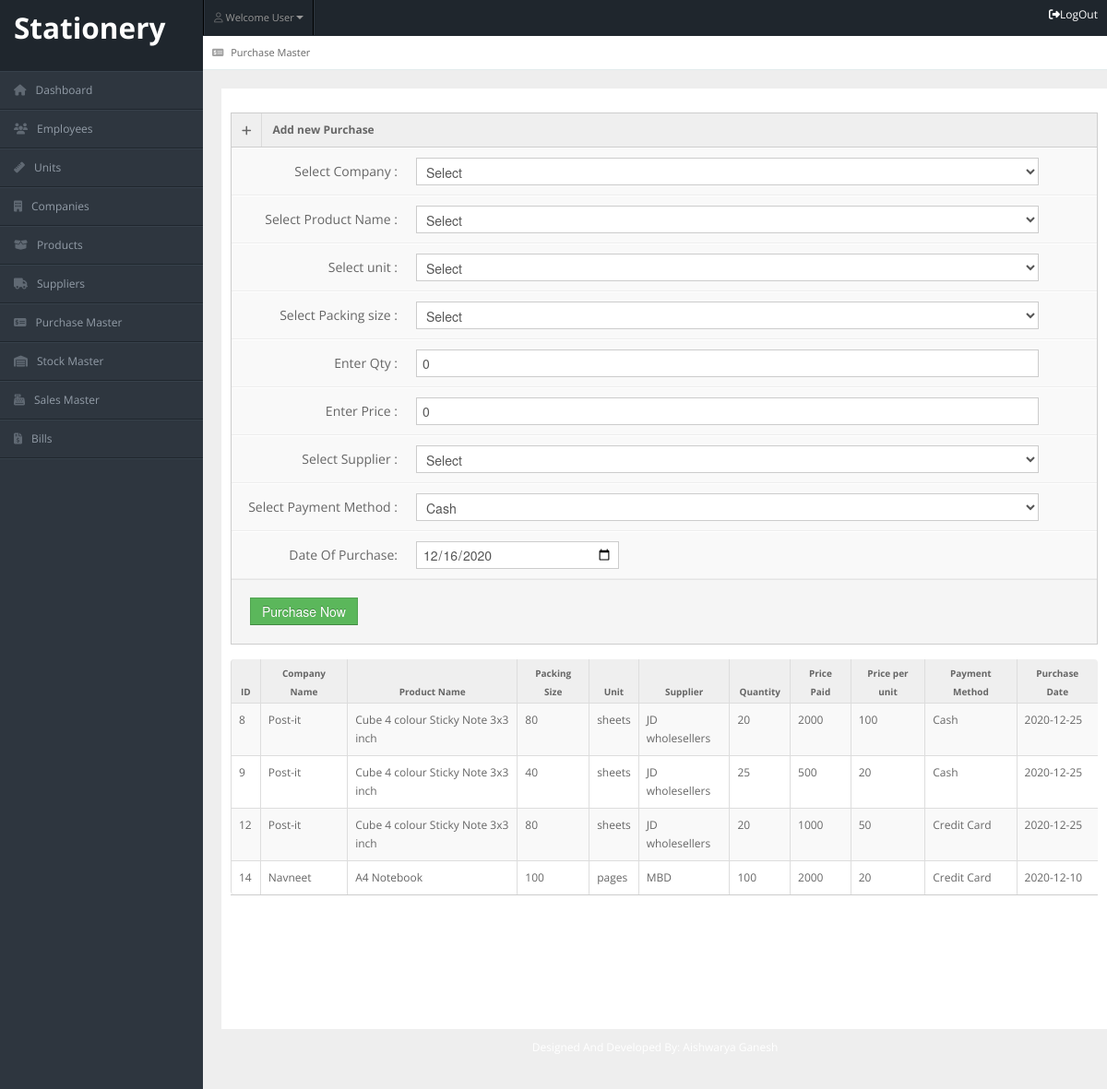
Before: /Stationery_IMS/admin/purchase_master.php with the older database file.
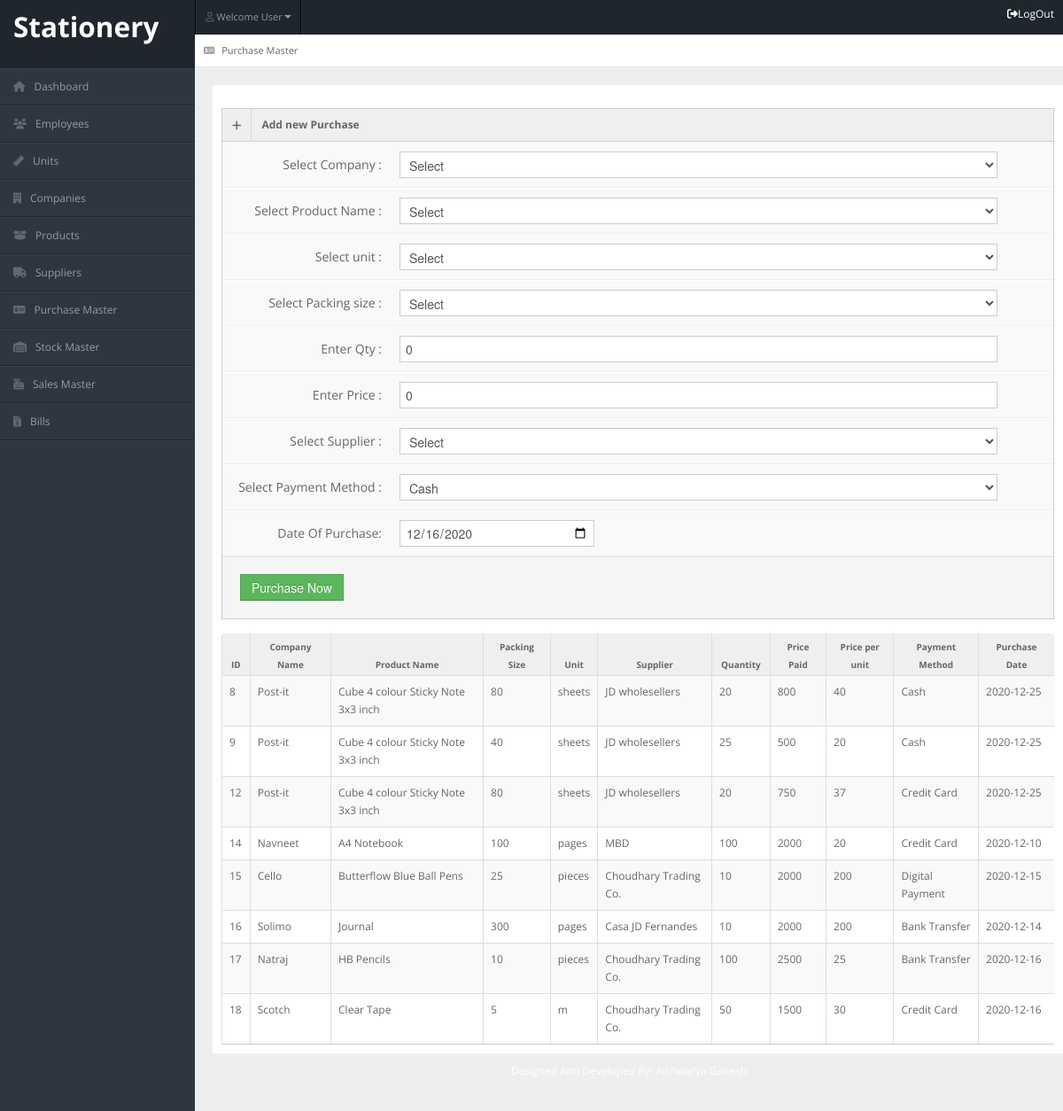
After: the same page with the newer database file.
### tables this page shows
CREATE TABLE `purchase_master` (
  `id` int(5) NOT NULL,
  `company_name` varchar(100) NOT NULL,
  `product_name` varchar(100) NOT NULL,
  `unit` varchar(50) NOT NULL,
  `packing_size` varchar(20) NOT NULL,
  `quantity` int(10) NOT NULL,
  `price` decimal(10,0) NOT NULL,
  `supplier` varchar(100) NOT NULL,
  `payment_method` varchar(100) NOT NULL,
  `date_of_purchase` date NOT NULL
);

### Stationery_IMS/admin/purchase_master.php (the view, shortened to what this page needs)
<?php
include "header.php";
include "../employee/connection.php";
 ?>
<div id="content">
    <div id="content-header">
        <div id="breadcrumb"><a href="#" title="Current page" class="tip-bottom"><i class="fas fa-money-check-alt"></i>
          Purchase Master</a></div>
    </div>
    <div class="container-fluid">
        <div class="row-fluid" style="background-color: white; min-height: 1000px; padding:10px;">
          <div class="span12">
            <div class="widget-box">
              <div class="widget-title"> <span class="icon"> <i class="fas fa-plus"></i> </span>
                <h5>Add new Purchase</h5>
              </div>
              <div class="widget-content nopadding">
                <form name = "AddProduct" action="" method="post" class="form-horizontal">
                  <div class="control-group">
                    <label class="control-label">Select Company :</label>
                    <div class="controls">
                      <select class="span11"  name = "companyname" id = "companyname" onchange="select_company(this.value)">
                        <option>Select</option>
                      </select>
                    </div>
                  </div>
                  <div class="control-group">
                    <label class="control-label">Select Product Name :</label>
                    <div class="controls" id="productname_div">
                      <select class ="span11">
                        <option>Select</option>
                      </select>
                    </div>
                  </div>
                  <div class="control-group">
                    <label class="control-label">Select unit :</label>
                    <div class="controls" id="unit_div">
                      <select class="span11">
                        <option>Select</option>
                      </select>
                    </div>
                  </div>
                  <div class="control-group">
                    <label class="control-label">Select Packing size :</label>
                    <div class="controls" id="packingsize_div">
                      <select class="span11" >
                        <option>Select</option>
                      </select>
                    </div>
                  </div>
                  <div class="control-group">
                    <label class="control-label">Enter Qty :</label>
                    <div class="controls">
                      <input type="text" name ="qty" value ="0" class = "span11">
                    </div>
                  </div>
                  <div class="control-group">
                    <label class="control-label">Enter Price :</label>
                    <div class="controls">
                      <input type="text" name ="price" value ="0" class = "span11">
                    </div>
                  </div>
                  <div class="control-group">
                    <label class="control-label">Select Supplier :</label>
                    <div class="controls">
                      <select class="span11" name="supplier">
                        <option>Select</option>
                      </select>
                    </div>
                  </div>
                  <div class="control-group">
                    <label class="control-label">Select Payment Method :</label>
                    <div class="controls">
                      <select class="span11" name="payment_method">
                        <option>Cash</option>
                      </select>
                    </div>
                  </div>
                  <div class="control-group">
                    <label class="control-label">Date Of Purchase:</label>
                    <div class="controls">
                      <input type="date" id="date_of_purchase" name="date_of_purchase" placeholder="YYYY-MM-DD" value="<?php echo date("Y-m-d") ?>" min="2018-01-01" max="<?php echo date("Y-m-d") ?>">
                    </div>
                  </div>
                  <div class="form-actions">
                    <button type="submit" name = "submitPurchase" class="btn btn-success">Purchase Now</button>
                  </div>
                </form>
              </div>
            </div>
            <div class="widget-content nopadding">
              <table class="table table-bordered table-striped">
                <thead>
                  <tr>
                    <th>ID</th>
                    <th>Company Name</th>
                    <th>Product Name</th>
                    <th>Packing Size</th>
                    <th>Unit</th>
                    <th>Supplier</th>
                    <th>Quantity</th>
                    <th>Price Paid</th>
                    <th>Price per unit</th>
                    <th>Payment Method</th>
                    <th>Purchase Date</th>
                  </tr>
                </thead>
                <tbody>
                  <?php
                  $res = mysqli_query($link,"select * from purchase_master");
                  while($row=mysqli_fetch_array($res))
                  {
                      ?>
                      <tr>
                        <td><?php echo $row["id"] ?></td>
                        <td><?php echo $row["company_name"] ?></td>
                        <td><?php echo $row["product_name"] ?></td>
                        <td><?php echo $row["packing_size"] ?></td>
                        <td><?php echo $row["unit"] ?></td>
                          <td><?php echo $row["supplier"] ?></td>
                        <td><?php echo $row["quantity"] ?></td>
                        <td><?php echo $row["price"] ?></td>
                        <td><?php
                          $ppu = bcdiv($row["price"],$row["quantity"]);
                        echo $ppu; ?></td>
                        <td><?php echo $row["payment_method"] ?></td>
                        <td><?php echo $row["date_of_purchase"] ?></td>
                      </tr>
                      <?php
                  }
                   ?>
                </tbody>
              </table>
            </div>
        </div>
    </div>
</div>
<?php
include "footer.php";
 ?>

### Stationery_IMS/admin/header.php (shortened to what this page needs)
<!DOCTYPE html>
<html lang="en">
<head>
    <link rel="stylesheet" href="css/bootstrap.min.css"/>
    <link rel="stylesheet" href="css/bootstrap-responsive.min.css"/>
    <link rel="stylesheet" href="css/fullcalendar.css"/>
    <link rel="stylesheet" href="css/matrix-style.css"/>
    <link rel="stylesheet" href="css/matrix-media.css"/>
    <link rel="stylesheet" href="css/jquery.gritter.css"/>
</head>
<body>
<div id="header">
    <h2 style="color: white;position: absolute">
        <a href="dashboard.html" style="color:white; margin-left: 15px; margin-top: 40px">Stationery</a>
    </h2>
</div>
<div id="user-nav" class="navbar navbar-inverse">
    <ul class="nav">
        <li class="dropdown" id="profile-messages">
            <a title="" href="#" data-toggle="dropdown" data-target="#profile-messages" class="dropdown-toggle"><i
                    class="far fa-user"></i> <span class="text">Welcome User</span><b class="caret"></b></a>
        </li>
    </ul>
</div>
<div id="sidebar">
    <ul>
        <li>
            <a href="homepage.php"><i class="fas fa-home"></i><span>Dashboard</span></a>
        </li>
        <li>
            <a href="add_employee.php"><i class="fas fa-users"></i><span>Employees</span></a>
        </li>
        <li>
            <a href="add_unit.php"><i class="fas fa-ruler"></i><span>Units</span></a>
        </li>
        <li>
            <a href="add_company.php"><i class="fas fa-building"></i><span>Companies</span></a>
        </li>
        <li>
            <a href="add_product.php"><i class="fas fa-box-open"></i><span>Products</span></a>
        </li>
        <li>
            <a href="add_supplier.php"><i class="fas fa-truck"></i><span>Suppliers</span></a>
        </li>
        <li>
            <a href="purchase_master.php"><i class="fas fa-money-check-alt"></i><span>Purchase Master</span></a>
        </li>
        <li>
            <a href="stock_master.php"><i class="fas fa-warehouse"></i><span>Stock Master</span></a>
        </li>
        <li>
            <a href="sales_master.php"><i class="fas fa-cash-register"></i><span>Sales Master</span></a>
        </li>
        <li>
            <a href="view_bills.php"><i class="fas fa-file-invoice-dollar"></i><span>Bills</span>
        </li>
    </ul>
</div>
<div id="search">
        <a href="index.html" style="color:white"><i class="fas fa-sign-out-alt"></i><span>LogOut</span></a>
</div>

### Stationery_IMS/admin/footer.php (shortened to what this page needs)
<div class="row-fluid">
    <div id="footer" class="span12" style="color:white"> Designed And Developed By: Aishwarya Ganesh</div>
</div>
</body>
</html>

### Stationery_IMS/admin/css/matrix-media.css (style rules this page uses)
body { background:#2E363F; }
#header { background-color: #1f262d; margin-top:10px; }
#sidebar > ul { border-bottom: 1px solid #37414b }
#sidebar > ul > li { border-top: 1px solid #37414b; border-bottom: 1px solid #1f262d; }

Changed rows visible on the page:
changed purchase_master id 8: price "2000" → "800"; ppu "100" → "40"
changed purchase_master id 12: price "1000" → "750"; ppu "50" → "37"
added purchase_master: id "15", company_name "Cello", product_name "Butterflow Blue Ball Pens", packing_size "25", unit "pieces", supplier "Choudhary Trading Co.", quantity "10", price "2000", ppu "200", payment_method "Digital Payment", date_of_purchase "2020-12-15"
added purchase_master: id "16", company_name "Solimo", product_name "Journal", packing_size "300", unit "pages", supplier "Casa JD Fernandes", quantity "10", price "2000", ppu "200", payment_method "Bank Transfer", date_of_purchase "2020-12-14"
added purchase_master: id "17", company_name "Natraj", product_name "HB Pencils", packing_size "10", unit "pieces", supplier "Choudhary Trading Co.", quantity "100", price "2500", ppu "25", payment_method "Bank Transfer", date_of_purchase "2020-12-16"
added purchase_master: id "18", company_name "Scotch", product_name "Clear Tape", packing_size "5", unit "m", supplier "Choudhary Trading Co.", quantity "50", price "1500", ppu "30", payment_method "Credit Card", date_of_purchase "2020-12-16"
